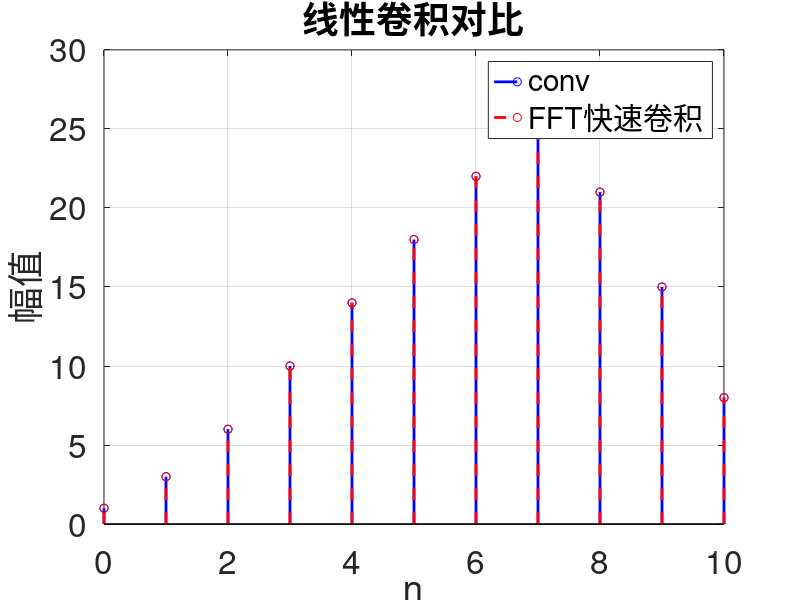

This figure's MATLAB source:
clear;
close all;
clc;


% ex09_04.m  |  例9.4 · 快速卷积  |  AI 生成，已校验，R2023b
% 定义序列
x = [1 2 3 4 5 6 7 8];
h = [1 1 1 1];

% 直接卷积
y_conv = conv(x, h);

% FFT 快速卷积
N = length(x) + length(h) - 1;   % 线性卷积长度
X = fft(x, N);
H = fft(h, N);
Y = X .* H;
y_fft = real(ifft(Y));           % 去除微小的虚部误差

% 计算并显示最大绝对误差
max_err = max(abs(y_fft - y_conv));
disp(['快速卷积与 conv 结果的最大绝对误差: ', num2str(max_err)]);

% 绘图对比
n = 0:N-1;                      % 序列索引（0 到 10）
figure;
stem(n, y_conv, 'b', 'LineWidth', 2);        % conv 结果：蓝色实线
hold on;
stem(n, y_fft, 'r--', 'LineWidth', 2);       % FFT 结果：红色虚线
xlabel('n');
ylabel('幅值');
title('线性卷积对比');
legend('conv', 'FFT快速卷积');
grid on;
set(gca, 'FontSize', 24);
